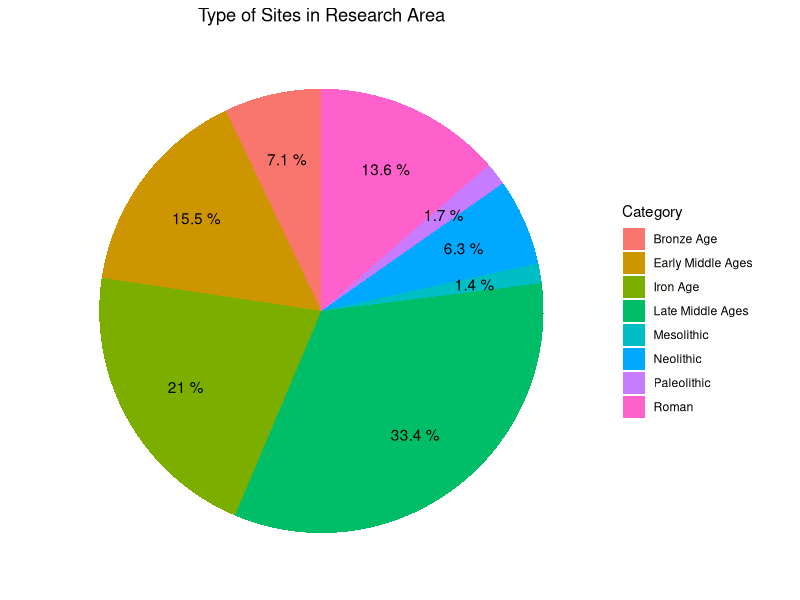
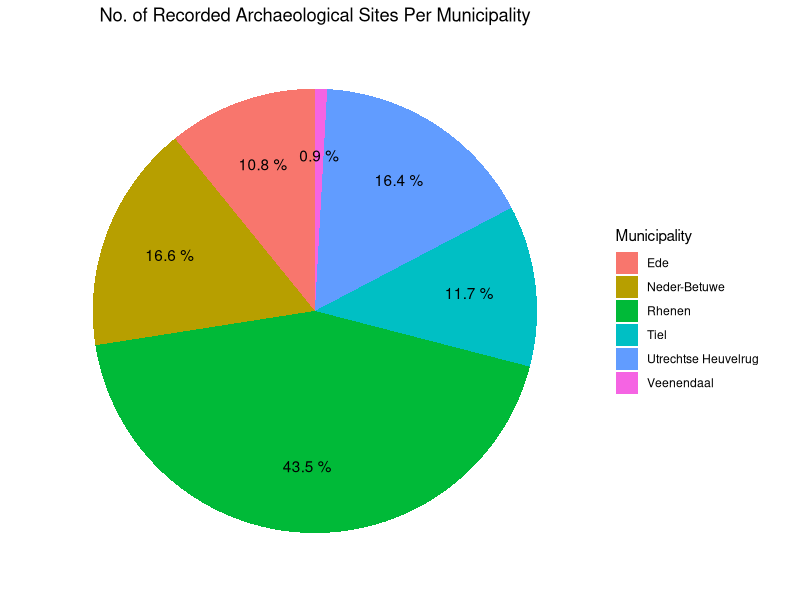
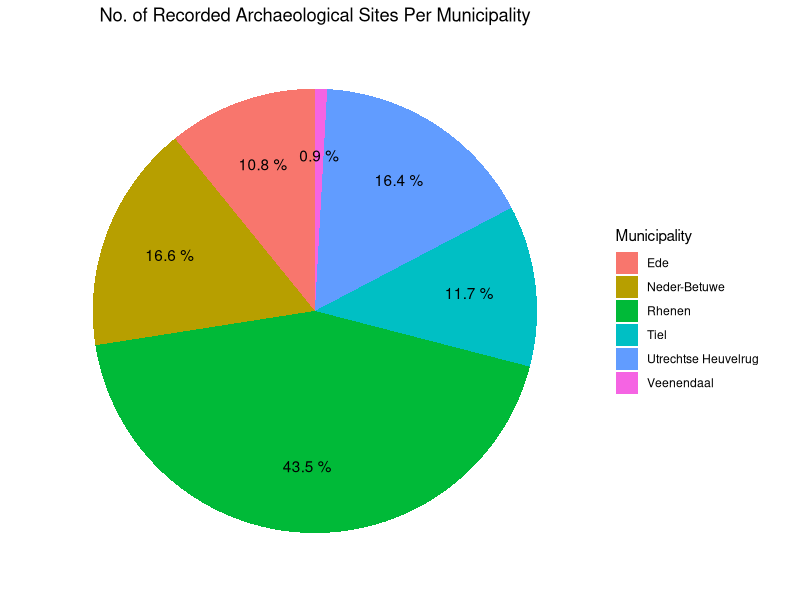

Write the R code that produced these figures, in order.
## ---- chunk 1
library(ggplot2)

pie_chart_df_ex <- data.frame(Category = c("Neolithic", "Mesolithic", "Early Middle Ages", "Late Middle Ages", "Roman", "Iron Age", "Bronze Age", "Paleolithic"), "freq" = c(198, 45, 487, 1046, 426, 659, 222, 52))

ggplot(pie_chart_df_ex, aes (x="", y = freq, fill = factor(Category))) + 
  geom_bar(width = 1, stat = "identity") +
  geom_text(aes(label = paste(round(freq / sum(freq) * 100, 1), "%"), x = 1.2),
            position = position_stack(vjust = 0.5)) +
  theme_classic() +
  theme(plot.title = element_text(hjust=0.5),
        axis.line = element_blank(),
        axis.text = element_blank(),
        axis.ticks = element_blank()) +
  labs(fill = "Category",
       x = NULL,
       y = NULL,
       title = "Type of Sites in Research Area") + 
  coord_polar("y")
## ---- chunk 2
library(ggplot2)

pie_chart_df_municipal <- data.frame(Category = c("Utrechtse Heuvelrug", "Neder-Betuwe", "Ede", "Veenendaal", "Rhenen", "Tiel"), "freq" = c(483, 489, 319, 26, 1279, 345))

ggplot(pie_chart_df_municipal, aes (x="", y = freq, fill = factor(Category))) + 
  geom_bar(width = 1, stat = "identity") +
  geom_text(aes(label = paste(round(freq / sum(freq) * 100, 1), "%"), x = 1.2),
            position = position_stack(vjust = 0.5)) +
  theme_classic() +
  theme(plot.title = element_text(hjust=0.5),
        axis.line = element_blank(),
        axis.text = element_blank(),
        axis.ticks = element_blank()) +
  labs(fill = "Municipality",
       x = NULL,
       y = NULL,
       title = "No. of Recorded Archaeological Sites Per Municipality") + 
  coord_polar("y")

ggsave("piechart_municipal_sites.png")
